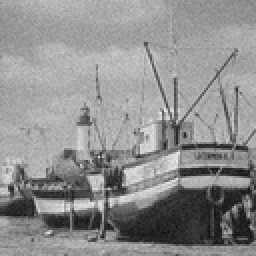
%> input picture Week 3/boatnois.jpg, 128 x 128 px, shrunk from 256 x 256 before the run (shown 2 times larger)
$ octave testingGettingEdges.m   (GNU Octave 9; MATLAB toolbox functions it lacks are replaced by stand-ins)
%> lines starting %> are read from the running program, lines starting %| are printed output that depends on the picture; in (x1, y1, x2, y2) boxes, pixels count from 0 and x2, y2 are one past the last pixel; in counts of white or black regions, pixels touching at a corner belong together; the program's own positions count from 1
### Week 3/myConvolution.m
function Iout = myConvolution(Iin, B)
%UNTITLED2 Summary of this function goes here
%   Detailed explanation goes here
[rows, cols] = size(Iin);
[mRows, mCols] = size(B);
Iout = zeros(rows-mRows, cols-mCols);
for i=1:rows-mRows
    for j=1: cols-mCols
        out = 0;
        for k=1:mRows
            for l=1:mCols
                out = out + Iin(i+k-1,j+l-1) * B(k,l);
            end
        end
        Iout(i,j) = uint8(out);
    end
end
end

### Week 3/noiseReduction.m
function Iout = noiseReduction(I,N)
%UNTITLED Summary of this function goes here
%   Detailed explanation goes here
mask = ones(N,N) / (N*N);
Iout = uint8(myConvolution(I, mask));
end

### Week 2/enhanceContrastALS.m
function [Iout, Lut] = enhanceContrastALS(Iin)
%UNTITLED7 Summary of this function goes here
%   Detailed explanation goes here
vals = histogram(Iin,'BinLimits', [0,256], 'BinWidth', 1).Values;
i1 = find(vals>10,1, 'first');
i2 = find(vals>10,1, 'last');
m = 255 / (i2-i1)
c = -m*i1

Lut = contrast_LS_lut(m,c);
Iout = intlut(Iin, Lut);
end

### Week 2/contrast_LS_lut.m
function lut = contrast_LS_lut(m, c)
%UNTITLED6 Summary of this function goes here
%   Detailed explanation goes here
lut = zeros(256,1);
for i=1:256
    val = m*i+c;
    if val<0
        lut(i)=0;
    elseif val>255
        lut(i)=255;
    else
        lut(i)=val;
    end
end
lut = uint8(lut);
end

### Week 3/noiseReductionMedian.m
function Iout = noiseReductionMedian(Iin, mSize)
[rows,cols] = size(Iin);
Iout = zeros(rows-mSize, cols-mSize);

for i=1:rows-mSize
    for j=1: cols-mSize
        out = zeros(mSize*mSize,1);
        for k=1:mSize
            for l=1:mSize
                out(k+l-1) = Iin(i+k-1,j+l-1);
            end
        end
        m = median(out);
        Iout(i,j) = m;
    end
end
end

### Week 3/EdgeExtraction.m
function [Edges, Ihor, Iver] = EdgeExtraction(Iin, B1, B2)
%UNTITLED3 Summary of this function goes here
%   Detailed explanation goes here
Iver = conv2(Iin, B1);
Ihor = conv2(Iin, B2);

Edges = sqrt((Iver.*Iver) + (Ihor.*Ihor));
end

### Week 3/testingGettingEdges.m
noisy_boat = imread('boatnois.jpg');
%> noisy_boat is the input picture: size 128x128 uint8; min 17, max 234, mean 142.6
noisy_boat = noiseReduction(noisy_boat, 3);
%> after the loop in myConvolution, `for i=1:rows-mRows`:
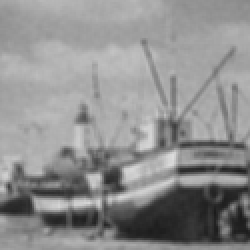
%> Iout: size 125x125 double (shown 2 times larger); min 26, max 221, mean 142.3
noisy_boat = enhanceContrastALS(noisy_boat);
%> in enhanceContrastALS, `vals = histogram(Iin,'BinLimits', [0,256], 'BinWidth', 1).Values;`:
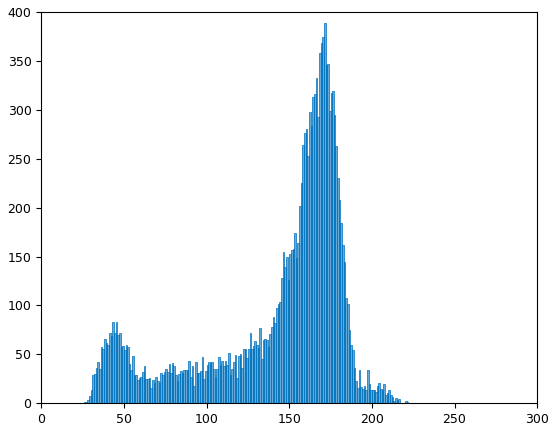
%> figure redrawn from the program's plot data; tallest bar 389 high, from x = 171 to 172
%> in enhanceContrastALS, `i1 = find(vals>10,1, 'first');`: i1 = 31
%> in enhanceContrastALS, `i2 = find(vals>10,1, 'last');`: i2 = 211
%> in enhanceContrastALS, `m = 255 / (i2-i1)`: m = 1.42
%> in enhanceContrastALS, `c = -m*i1`: c = -43.92
%> the loop in contrast_LS_lut, `for i=1:256` made 256 passes
%> val on passes 1 to 3: -42.5, -41.08, -39.67
%> after the loop in contrast_LS_lut, `for i=1:256`: lut = 256 values from 0 to 255

boat = noiseReductionMedian(noisy_boat, 2);
%> after the loop in noiseReductionMedian, `for i=1:rows-mSize`:
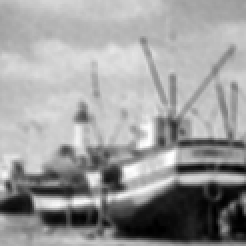
%> Iout: size 123x123 double (shown 2 times larger); min 0, max 255, mean 155.4
%> after the loop in noiseReductionMedian, `for i=1:rows-mSize`: out = [128; 154; 156; 0]

b1 = [-1 0 1; -1 0 1; -1 0 1];
b2 = [-1 -1 -1; 0 0 0; 1 1 1];

for i=1:12
    subplot(3,4, i);

    [ed, ~, ~] = EdgeExtraction(boat, b1, b2);
    bin_ed= ed<=60+i;
    imshow(bin_ed, []);
end
%> this loop made 12 passes
%> pass 1, in EdgeExtraction, `Ihor = conv2(Iin, B2);`:
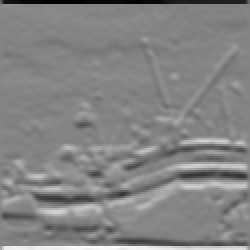
%> Ihor: size 125x125 double (shown 2 times larger); min -641, max 598.5, mean 0; drawn with min black and max white
%> pass 1, in EdgeExtraction, `Edges = sqrt((Iver.*Iver) + (Ihor.*Ihor));`:
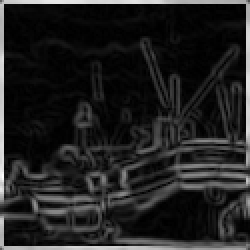
%> Edges: size 125x125 double (shown 2 times larger); min 0, max 709.1, mean 94.3; drawn with min black and max white
%> after the loop:
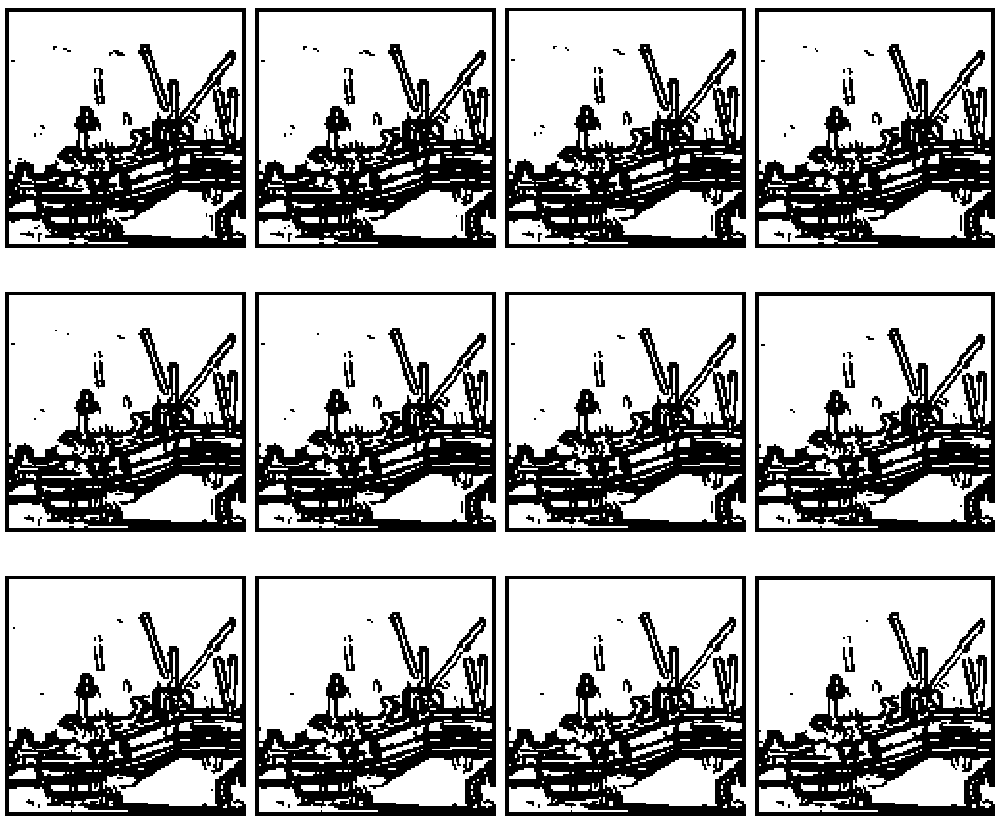
%> figure redrawn from the program's plot data, 12 panels
figure
subplot(121);
[ed, ~, ~] = EdgeExtraction(boat, b1, b2);
bin_ed= ed<=67;
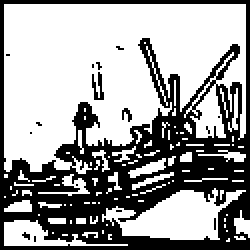
%> bin_ed: size 125x125 logical (shown 2 times larger); 62.4% white; 16 black regions (14 under 20 px), largest, box (x1, y1, x2, y2) and area: (0, 0, 125, 125) 5768, (46, 36, 52, 50) 45
imshow(bin_ed, []);
subplot(122);
imshow(noisy_boat, []);
